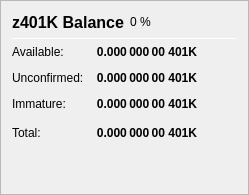
                   <widget class="QFrame" name="frame_ZerocoinBalances">
                    <property name="frameShape">
                     <enum>QFrame::StyledPanel</enum>
                    </property>
                    <property name="frameShadow">
                     <enum>QFrame::Raised</enum>
                    </property>
                    <layout class="QVBoxLayout" name="verticalLayout_7">
                     <item>
                      <layout class="QHBoxLayout" name="horizontalLayout_8" stretch="0">
                       <item>
                        <widget class="QLabel" name="label_5z_3">
                         <property name="minimumSize">
                          <size>
                           <width>0</width>
                           <height>20</height>
                          </size>
                         </property>
                         <property name="font">
                          <font>
                           <pointsize>12</pointsize>
                           <weight>75</weight>
                           <bold>true</bold>
                          </font>
                         </property>
                         <property name="text">
                          <string>z401K Balance</string>
                         </property>
                        </widget>
                       </item>
                       <item>
                        <widget class="QLabel" name="labelz401KPercent">
                         <property name="text">
                          <string notr="true">0 %</string>
                         </property>
                        </widget>
                       </item>
                       <item>
                        <spacer name="horizontalSpacer_11">
                         <property name="orientation">
                          <enum>Qt::Horizontal</enum>
                         </property>
                         <property name="sizeHint" stdset="0">
                          <size>
                           <width>40</width>
                           <height>20</height>
                          </size>
                         </property>
                        </spacer>
                       </item>
                      </layout>
                     </item>
                     <item>
                      <widget class="Line" name="line_ZerocoinBalance">
                       <property name="minimumSize">
                        <size>
                         <width>0</width>
                         <height>1</height>
                        </size>
                       </property>
                       <property name="maximumSize">
                        <size>
                         <width>16777215</width>
                         <height>1</height>
                        </size>
                       </property>
                       <property name="orientation">
                        <enum>Qt::Horizontal</enum>
                       </property>
                      </widget>
                     </item>
                     <item>
                      <layout class="QGridLayout" name="gridLayout_5">
                       <property name="spacing">
                        <number>12</number>
                       </property>
                       <item row="1" column="0">
                        <widget class="QLabel" name="labelzBalanceMatureText">
                         <property name="toolTip">
                          <string>Mature: more than 20 confirmation and more than 3 mints of the same denomination after it was minted.
These z401K are spendable.</string>
                         </property>
                         <property name="text">
                          <string>Available:</string>
                         </property>
                        </widget>
                       </item>
                       <item row="1" column="1">
                        <widget class="QLabel" name="labelzBalanceMature">
                         <property name="font">
                          <font>
                           <weight>75</weight>
                           <bold>true</bold>
                          </font>
                         </property>
                         <property name="toolTip">
                          <string>Mature: more than 20 confirmation and more than 3 mints of the same denomination after it was minted.
These z401K are spendable.</string>
                         </property>
                         <property name="text">
                          <string notr="true">0.000 000 00 401K</string>
                         </property>
                         <property name="alignment">
                          <set>Qt::AlignRight|Qt::AlignTrailing|Qt::AlignVCenter</set>
                         </property>
                        </widget>
                       </item>
                       <item row="2" column="0">
                        <widget class="QLabel" name="labelzBalanceUnconfirmedText">
                         <property name="toolTip">
                          <string>Unconfirmed: less than 20 confirmations
Immature: confirmed, but less than 3 mints of the same denomination after it was minted</string>
                         </property>
                         <property name="text">
                          <string>Unconfirmed:</string>
                         </property>
                        </widget>
                       </item>
                       <item row="2" column="1">
                        <widget class="QLabel" name="labelzBalanceUnconfirmed">
                         <property name="font">
                          <font>
                           <weight>75</weight>
                           <bold>true</bold>
                          </font>
                         </property>
                         <property name="toolTip">
                          <string>Unconfirmed: less than 20 confirmations
Immature: confirmed, but less than 3 mints of the same denomination after it was minted</string>
                         </property>
                         <property name="text">
                          <string notr="true">0.000 000 00 401K</string>
                         </property>
                         <property name="alignment">
                          <set>Qt::AlignRight|Qt::AlignTrailing|Qt::AlignVCenter</set>
                         </property>
                        </widget>
                       </item>
                       <item row="3" column="0">
                        <widget class="QLabel" name="labelzBalanceImmatureText">
                         <property name="toolTip">
                          <string>Unconfirmed: less than 20 confirmations
Immature: confirmed, but less than 3 mints of the same denomination after it was minted</string>
                         </property>
                         <property name="text">
                          <string>Immature:</string>
                         </property>
                        </widget>
                       </item>
                       <item row="3" column="1">
                        <widget class="QLabel" name="labelzBalanceImmature">
                         <property name="font">
                          <font>
                           <weight>75</weight>
                           <bold>true</bold>
                          </font>
                         </property>
                         <property name="toolTip">
                          <string>Unconfirmed: less than 20 confirmations
Immature: confirmed, but less than 3 mints of the same denomination after it was minted</string>
                         </property>
                         <property name="text">
                          <string notr="true">0.000 000 00 401K</string>
                         </property>
                         <property name="alignment">
                          <set>Qt::AlignRight|Qt::AlignTrailing|Qt::AlignVCenter</set>
                         </property>
                        </widget>
                       </item>
                       <item row="4" column="0">
                        <widget class="QLabel" name="labelzBalanceText">
                         <property name="toolTip">
                          <string>Your current z401K balance, unconfirmed and immature z401K included.</string>
                         </property>
                         <property name="text">
                          <string>Total:</string>
                         </property>
                        </widget>
                       </item>
                       <item row="4" column="1">
                        <widget class="QLabel" name="labelzBalance">
                         <property name="font">
                          <font>
                           <weight>75</weight>
                           <bold>true</bold>
                          </font>
                         </property>
                         <property name="cursor">
                          <cursorShape>IBeamCursor</cursorShape>
                         </property>
                         <property name="toolTip">
                          <string>Your current z401K balance, unconfirmed and immature z401K included.</string>
                         </property>
                         <property name="text">
                          <string notr="true">0.000 000 00 401K</string>
                         </property>
                         <property name="alignment">
                          <set>Qt::AlignRight|Qt::AlignTrailing|Qt::AlignVCenter</set>
                         </property>
                         <property name="textInteractionFlags">
                          <set>Qt::LinksAccessibleByMouse|Qt::TextSelectableByKeyboard|Qt::TextSelectableByMouse</set>
                         </property>
                        </widget>
                       </item>
                       <item row="4" column="2">
                        <spacer name="horizontalSpacer_4">
                         <property name="orientation">
                          <enum>Qt::Horizontal</enum>
                         </property>
                         <property name="sizeHint" stdset="0">
                          <size>
                           <width>40</width>
                           <height>20</height>
                          </size>
                         </property>
                        </spacer>
                       </item>
                      </layout>
                     </item>
                     <item>
                      <spacer name="verticalSpacer_4">
                       <property name="orientation">
                        <enum>Qt::Vertical</enum>
                       </property>
                       <property name="sizeHint" stdset="0">
                        <size>
                         <width>20</width>
                         <height>40</height>
                        </size>
                       </property>
                      </spacer>
                     </item>
                    </layout>
                   </widget>
